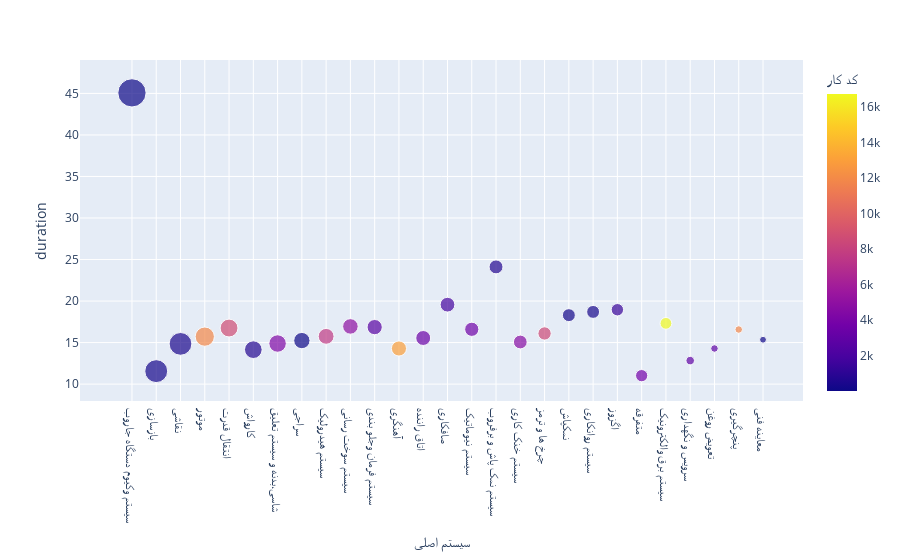

Here is the notebook cell this chart was saved with:
### Code cell
px.scatter(
    merged_tamirat_price.groupby('سیستم اصلی').agg({'duration': 'mean', 'قیمت': 'mean', 'کد کار': 'count'}).reset_index().sort_values('قیمت', ascending=False),
    x='سیستم اصلی',
    y='duration', 
    size='قیمت',
    color='کد کار')

### Figure 1 — Plotly figure (JSON) as saved in the notebook; plotly's stock layout.template omitted (floating-point values rounded to 4 significant figures)
{"data": [{"hovertemplate": "سیستم اصلی=%{x}<br>duration=%{y}<br>قیمت=%{marker.size}<br>کد کار=%{marker.color}<extra></extra>", "legendgroup": "", "marker": {"color": [16, 274, 433, 11891, 8684, 777, 4365, 39, 7627, 4936, 2572, 13023, 3402, 1845, 3547, 719, 4640, 8504, 209, 329, 1418, 3754, 16738, 2936, 2846, 11868, 93], "coloraxis": "coloraxis", "size": [1485000000.0, 974600000.0, 960200000.0, 687200000.0, 592800000.0, 580300000.0, 566200000.0, 493000000.0, 465500000.0, 447800000.0, 431300000.0, 425900000.0, 415800000.0, 403100000.0, 374100000.0, 361800000.0, 351600000.0, 328100000.0, 311900000.0, 310000000.0, 286600000.0, 277900000.0, 258300000.0, 134400000.0, 105700000.0, 104800000.0, 87330000.0], "sizemode": "area", "sizeref": 3713000.0, "symbol": "circle"}, "mode": "markers", "name": "", "orientation": "v", "showlegend": false, "type": "scatter", "x": ["سیستم وکیوم دستگاه جاروب", "بازسازی", "نقاشی", "موتور", "انتقال قدرت", "کارواش", "شاسی،بدنه و سیستم تعلیق", "سراجی", "سیستم هیدرولیک", "سیستم سوخت رسانی", "سیستم فرمان وجلو بندی", "آهنگری", "اتاق راننده", "صافکاری", "سیستم نیوماتیک", "سیستم نمک پاش و برفروب", "سیستم خنک کاری", "چرخ ها و ترمز", "نمکپاش", "سیستم روانکاری", "اگزوز", "متفرقه", "سیستم برق والکترونیک", "سرویس و نگهداری", "تعویض روغن", "پنچرگیری", "معاینه فنی"], "xaxis": "x", "y": [45.07, 11.56, 14.84, 15.72, 16.75, 14.15, 14.89, 15.24, 15.75, 16.95, 16.86, 14.29, 15.55, 19.56, 16.6, 24.11, 15.07, 16.1, 18.3, 18.69, 18.95, 11.02, 17.32, 12.83, 14.29, 16.57, 15.34], "yaxis": "y"}], "layout": {"coloraxis": {"colorbar": {"title": {"text": "کد کار"}}, "colorscale": [[0, "#0d0887"], [0.1111, "#46039f"], [0.2222, "#7201a8"], [0.3333, "#9c179e"], [0.4444, "#bd3786"], [0.5556, "#d8576b"], [0.6667, "#ed7953"], [0.7778, "#fb9f3a"], [0.8889, "#fdca26"], [1, "#f0f921"]]}, "legend": {"itemsizing": "constant", "tracegroupgap": 0}, "margin": {"t": 60}, "xaxis": {"anchor": "y", "domain": [0, 1], "title": {"text": "سیستم اصلی"}}, "yaxis": {"anchor": "x", "domain": [0, 1], "title": {"text": "duration"}}}}
